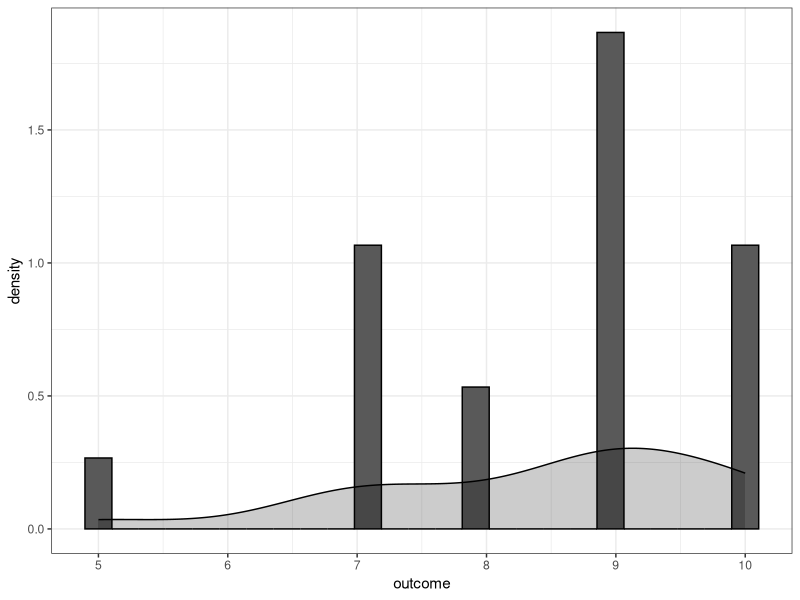
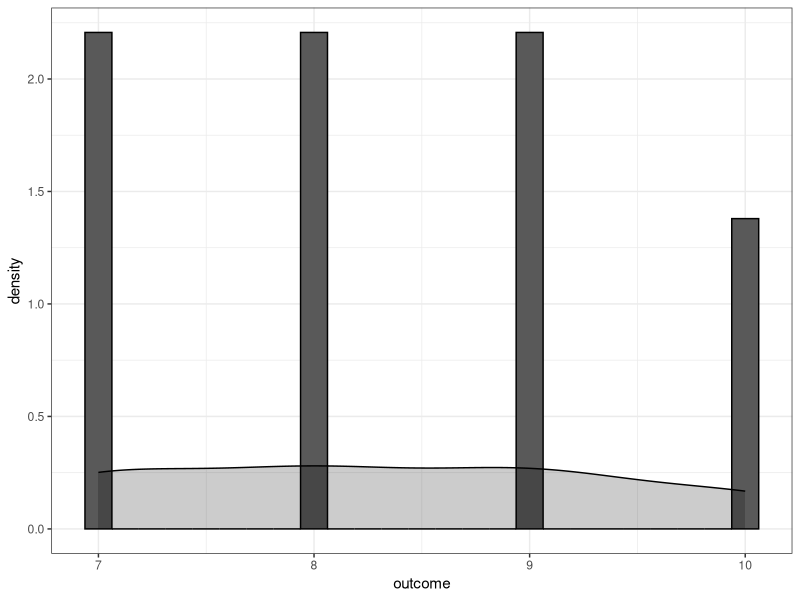

Generate these figures, in order, with R:
## ---- chunk 1
knitr::opts_chunk$set(echo = TRUE)
## ---- chunk 2
library(ggplot2)
data <- read.csv("../bin/data/agile/survey.csv")
head(data)




plt <- ggplot(data[data$type=="Structured",],aes(outcome)) + 
  geom_histogram(aes(y = ..density..), bins=25,color="black")+
  geom_density(aes(y = ..density..),color="black",fill="black", alpha=.2,stat = 'density')+
  theme_bw()
  
plt
shapiro.test(data$outcome[data$type=="Structured"])


plt <- ggplot(data[data$type=="Agile",],aes(outcome)) + 
  geom_histogram(aes(y = ..density..), bins=25,color="black")+
  geom_density(aes(y = ..density..),color="black",fill="black", alpha=.2,stat = 'density')+
  theme_bw()
  
plt
shapiro.test(data$outcome[data$type=="Agile"])


#HERE IS THE U TEST THEY DID
wilcox.test(data$outcome[data$type=="Agile"],data$outcome[data$type=="Structured"])


# larger scale study they ran, we will do the bayesian analysis here
itp <- read.csv("../bin/data/agile/itproj.csv")
head(itp)

#PS the bayesian analysis turns out the same as the frequentist though, so why are we doing this
